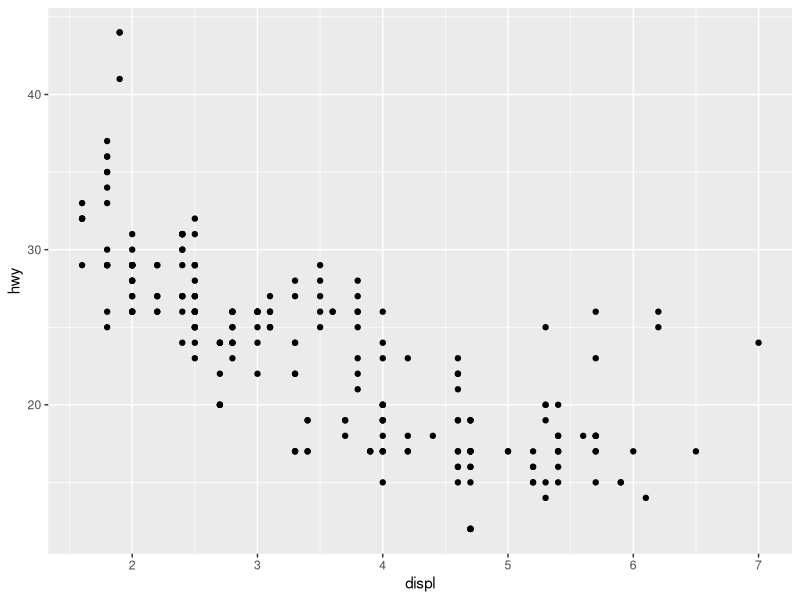
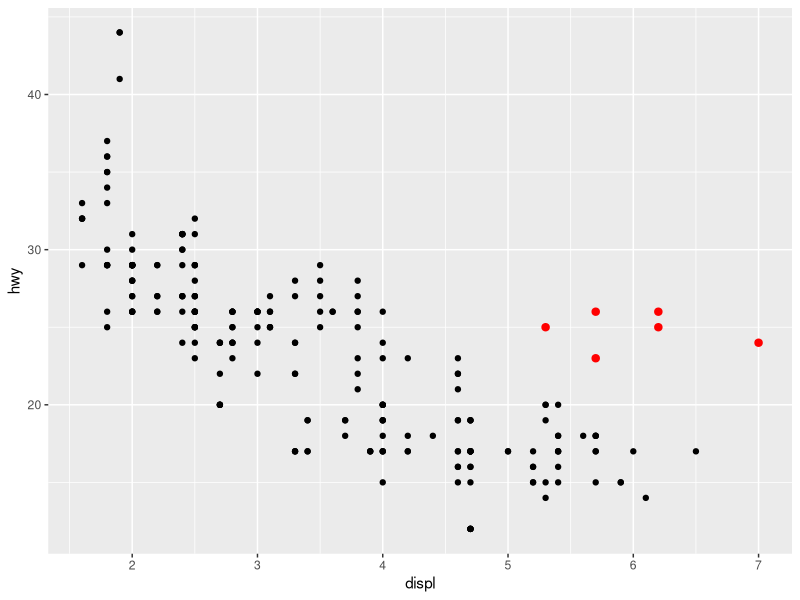
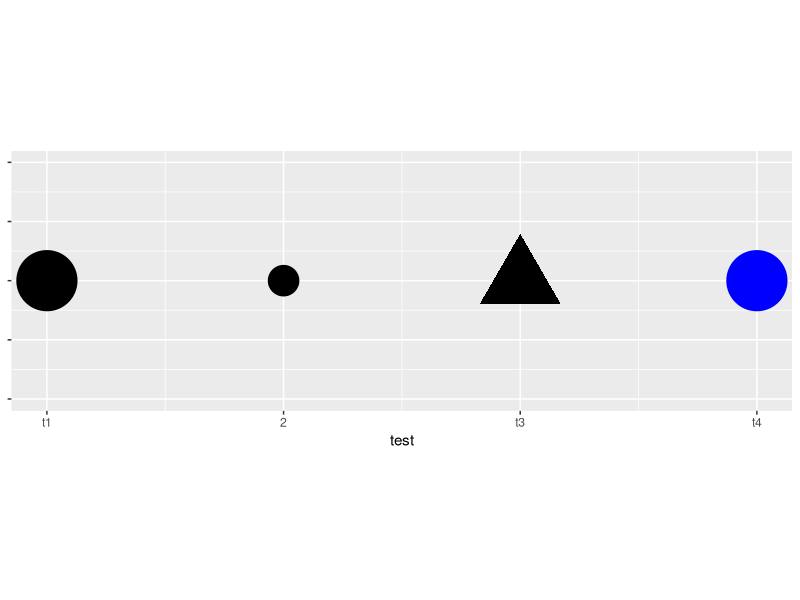
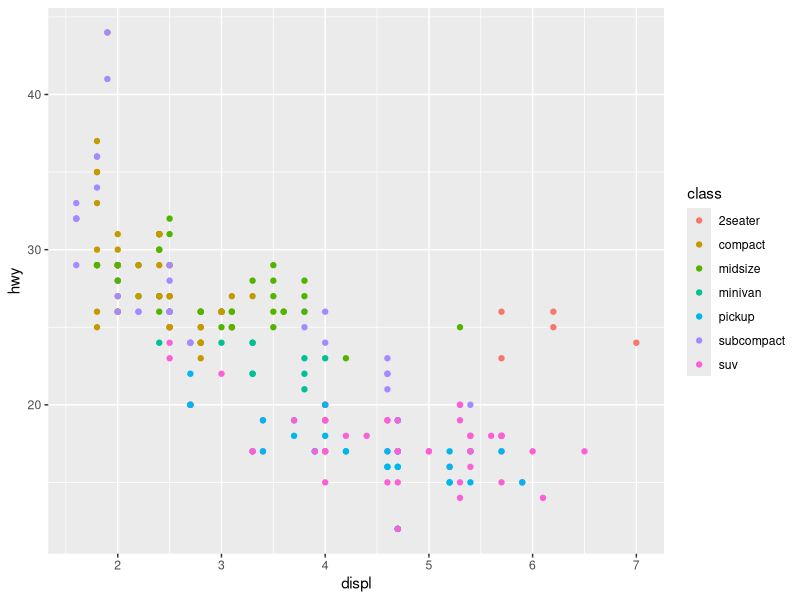
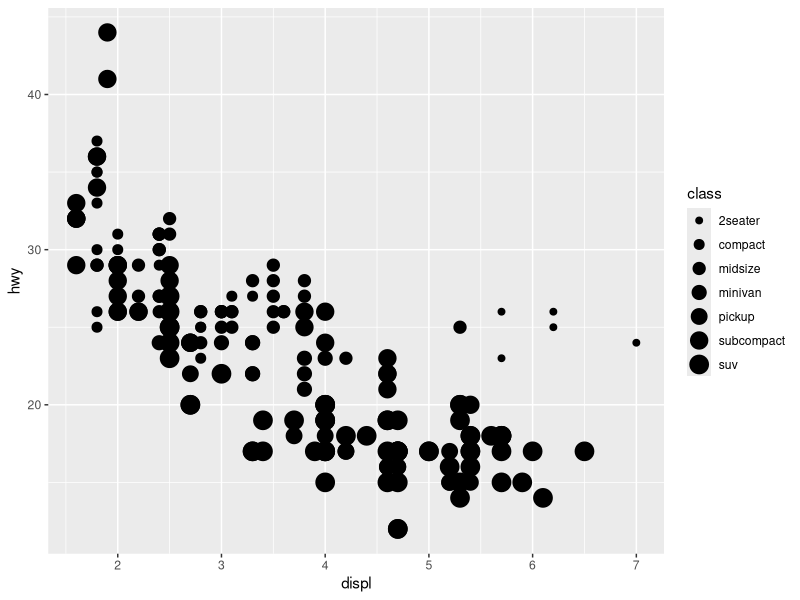
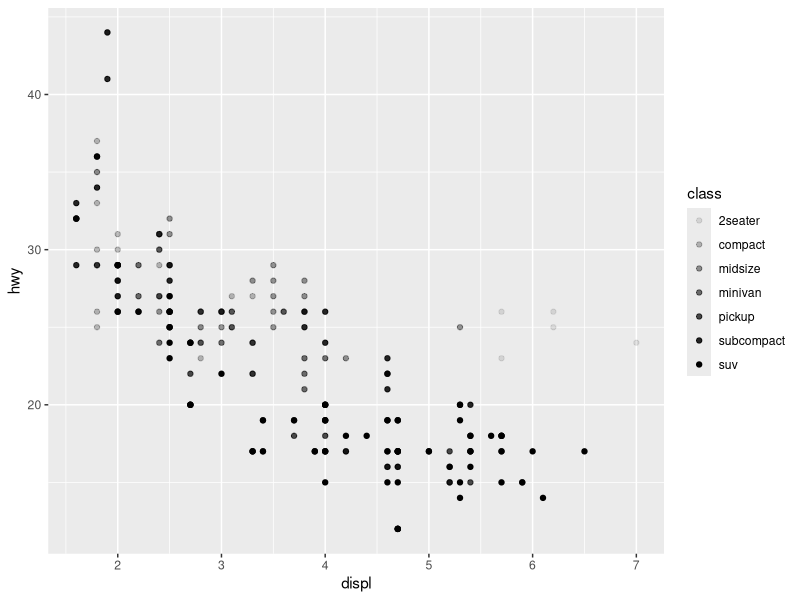
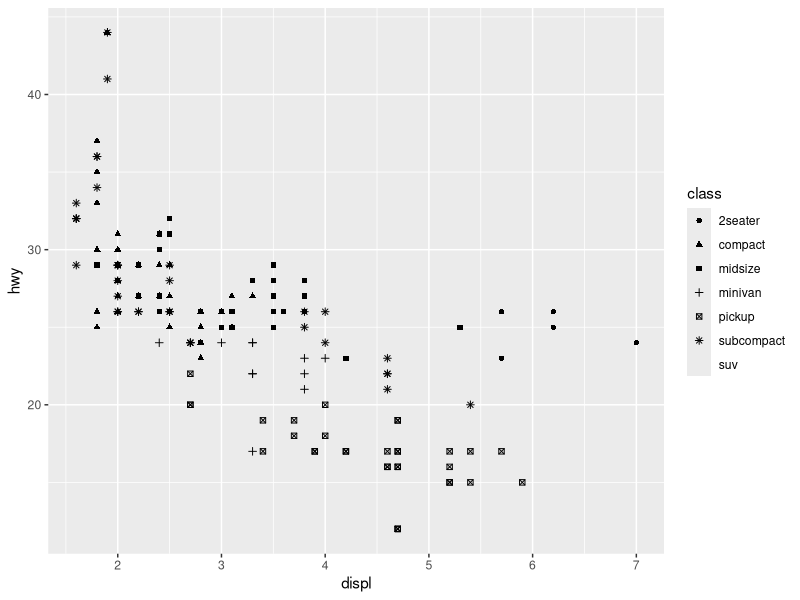
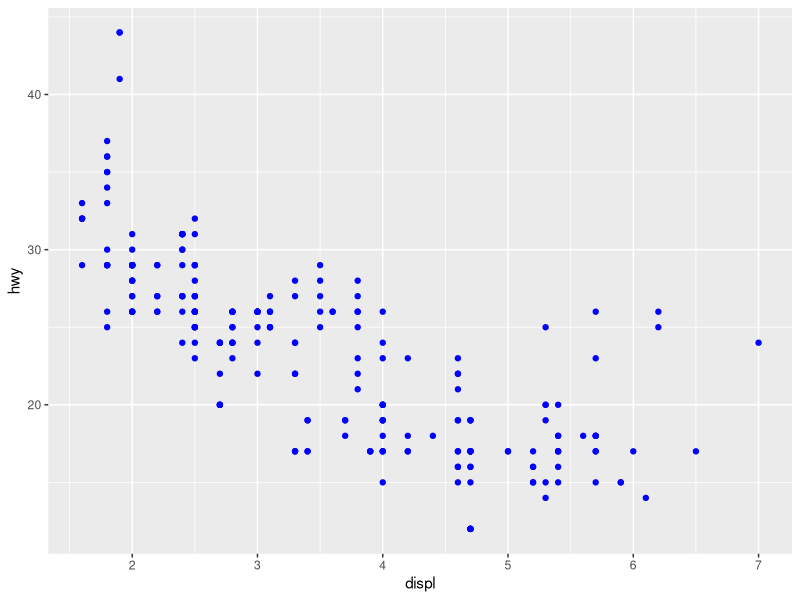

Generate these figures, in order, with R: (Note: this script raises an error after producing the figures.)
## ---- chunk 1
library(tidyverse)
## ---- chunk 2
mpg
## ---- chunk 3
ggplot(data = mpg) + 
  geom_point(mapping = aes(x = displ, y = hwy))
## ---- chunk 4
ggplot(data = mpg, mapping = aes(x = displ, y = hwy)) +
  geom_point() + 
  geom_point(data = dplyr::filter(mpg, displ > 5, hwy > 20), colour = "red", size = 2.2)
## ---- chunk 5
ggplot() +
  geom_point(aes(1, 1), size = 20) +
  geom_point(aes(2, 1), size = 10) + 
  geom_point(aes(3, 1), size = 20, shape = 17) + 
  geom_point(aes(4, 1), size = 20, colour = "blue") + 
  scale_x_continuous("test",limits = c(1,4),labels = c('t1','2','t3','t4')) + 
  scale_y_continuous(NULL, limits = c(0.9, 1.1), labels = NULL) + 
  theme(aspect.ratio = 1/3)
## ---- chunk 6
ggplot(data = mpg) + 
  geom_point(mapping = aes(x = displ, y = hwy, color = class))
## ---- chunk 7
ggplot(data = mpg) + 
  geom_point(mapping = aes(x = displ, y = hwy, size = class))
## ---- chunk 8
# Left
ggplot(data = mpg) + 
  geom_point(mapping = aes(x = displ, y = hwy, alpha = class))

# Right
ggplot(data = mpg) + 
  geom_point(mapping = aes(x = displ, y = hwy, shape = class))
## ---- chunk 9
ggplot(data = mpg) + 
  geom_point(mapping = aes(x = displ, y = hwy), color = "blue")
## ---- chunk 10
    ggplot(data = mpg) + 
      geom_point(mapping = aes(x = displ, y = hwy, color = "blue"))
## ---- chunk 11
ggplot(data = mpg) + 
  geom_point(mapping = aes(x = displ, y = hwy)) + 
  facet_wrap(~ class, nrow = 2)
## ---- chunk 12
ggplot(data = mpg) + 
  geom_point(mapping = aes(x = displ, y = hwy)) + 
  facet_grid(drv ~ cyl)
## ---- chunk 13
ggplot(data = mpg) + 
  geom_point(mapping = aes(x = displ, y = hwy))

ggplot(data = mpg) + 
  geom_smooth(mapping = aes(x = displ, y = hwy))
## ---- chunk 14
ggplot(data = mpg) + 
  geom_smooth(mapping = aes(x = displ, y = hwy, linetype = drv))
## ---- chunk 15
ggplot(data = mpg, mapping = aes(x = displ, y = hwy, color = drv)) + 
  geom_point() +
  geom_smooth(mapping = aes(linetype = drv))
## ---- chunk 16
ggplot(data = mpg) +
  geom_smooth(mapping = aes(x = displ, y = hwy))
              
ggplot(data = mpg) +
  geom_smooth(mapping = aes(x = displ, y = hwy, group = drv))
    
ggplot(data = mpg) +
  geom_smooth(
    mapping = aes(x = displ, y = hwy, color = drv),
    show.legend = FALSE
  )
## ---- chunk 17
ggplot(data = mpg) + 
  geom_point(mapping = aes(x = displ, y = hwy)) +
  geom_smooth(mapping = aes(x = displ, y = hwy))
## ---- chunk 18
ggplot(data = mpg, mapping = aes(x = displ, y = hwy)) + 
  geom_point(mapping = aes(color = class)) + 
  geom_smooth()
## ---- chunk 19
ggplot(data = mpg, mapping = aes(x = displ, y = hwy)) + 
  geom_point(mapping = aes(color = class)) + 
  geom_smooth(data = filter(mpg, class == "subcompact"), se = FALSE)
## ---- chunk 20
    ggplot(data = mpg, mapping = aes(x = displ, y = hwy)) + 
      geom_point() + 
      geom_smooth(se = FALSE)
    ggplot(data = mpg, mapping = aes(x = displ, y = hwy)) + 
      geom_smooth(aes(group = drv), se = FALSE) +
      geom_point()
    ggplot(data = mpg, mapping = aes(x = displ, y = hwy, color = drv)) + 
      geom_point() + 
      geom_smooth(se = FALSE)
    ggplot(data = mpg, mapping = aes(x = displ, y = hwy)) + 
      geom_point(aes(color = drv)) + 
      geom_smooth(se = FALSE)
    ggplot(data = mpg, mapping = aes(x = displ, y = hwy)) + 
      geom_point(aes(color = drv)) +
      geom_smooth(aes(linetype = drv), se = FALSE)
    ggplot(data = mpg, mapping = aes(x = displ, y = hwy)) + 
      geom_point(size = 4, colour = "white") + 
      geom_point(aes(colour = drv))
## ---- chunk 21
ggplot(data = diamonds) + 
  geom_bar(mapping = aes(x = cut))
## ---- chunk 22
knitr::include_graphics("images/visualization-stat-bar.png")
## ---- chunk 23
ggplot(data = diamonds) + 
  stat_count(mapping = aes(x = cut))
## ---- chunk 24
    demo <- tribble(
      ~cut,         ~freq,
      "Fair",       1610,
      "Good",       4906,
      "Very Good",  12082,
      "Premium",    13791,
      "Ideal",      21551
    )
    
    ggplot(data = demo) +
      geom_bar(mapping = aes(x = cut, y = freq), stat = "identity")
## ---- chunk 25
    ggplot(data = diamonds) + 
      geom_bar(mapping = aes(x = cut, y = stat(prop), group = 1))
## ---- chunk 26
    ggplot(data = diamonds) + 
      stat_summary(
        mapping = aes(x = cut, y = depth),
        fun.ymin = min,
        fun.ymax = max,
        fun.y = median
      )
## ---- chunk 27
ggplot(data = diamonds) + 
  geom_bar(mapping = aes(x = cut, colour = cut))
ggplot(data = diamonds) + 
  geom_bar(mapping = aes(x = cut, fill = cut))
## ---- chunk 28
ggplot(data = diamonds) + 
  geom_bar(mapping = aes(x = cut, fill = clarity))
## ---- chunk 29
    ggplot(data = diamonds, mapping = aes(x = cut, fill = clarity)) + 
      geom_bar(alpha = 1/5, position = "identity")
    ggplot(data = diamonds, mapping = aes(x = cut, colour = clarity)) + 
      geom_bar(fill = NA, position = "identity")
## ---- chunk 30
    ggplot(data = diamonds) + 
      geom_bar(mapping = aes(x = cut, fill = clarity), position = "fill")
## ---- chunk 31
    ggplot(data = diamonds) + 
      geom_bar(mapping = aes(x = cut, fill = clarity), position = "dodge")
## ---- chunk 32
ggplot(data = mpg) + 
  geom_point(mapping = aes(x = displ, y = hwy))
## ---- chunk 33
ggplot(data = mpg) + 
  geom_point(mapping = aes(x = displ, y = hwy), position = "jitter")
## ---- chunk 34
    ggplot(data = mpg, mapping = aes(x = cty, y = hwy)) + 
      geom_point()
## ---- chunk 35
    ggplot(data = mpg, mapping = aes(x = class, y = hwy)) + 
      geom_boxplot()
    ggplot(data = mpg, mapping = aes(x = class, y = hwy)) + 
      geom_boxplot() +
      coord_flip()
## ---- chunk 36
    nz <- map_data("nz")

    ggplot(nz, aes(long, lat, group = group)) +
      geom_polygon(fill = "white", colour = "black")

    ggplot(nz, aes(long, lat, group = group)) +
      geom_polygon(fill = "white", colour = "black") +
      coord_quickmap()
## ---- chunk 37
    bar <- ggplot(data = diamonds) + 
      geom_bar(
        mapping = aes(x = cut, fill = cut), 
        show.legend = FALSE,
        width = 1
      ) + 
      theme(aspect.ratio = 1) +
      labs(x = NULL, y = NULL)
    
    bar + coord_flip()
    bar + coord_polar()
## ---- chunk 38
    ggplot(data = mpg, mapping = aes(x = cty, y = hwy)) +
      geom_point() + 
      geom_abline() +
      coord_fixed()
## ---- chunk 39
knitr::include_graphics("images/visualization-grammar-1.png")
## ---- chunk 40
knitr::include_graphics("images/visualization-grammar-2.png")
## ---- chunk 41
knitr::include_graphics("images/visualization-grammar-3.png")
